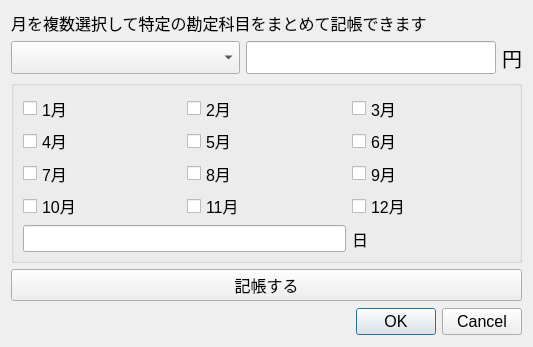
<?xml version="1.0" encoding="UTF-8"?>
<ui version="4.0">
 <class>MatometeKichoDialog</class>
 <widget class="QDialog" name="MatometeKichoDialog">
  <property name="geometry">
   <rect>
    <x>0</x>
    <y>0</y>
    <width>533</width>
    <height>347</height>
   </rect>
  </property>
  <property name="minimumSize">
   <size>
    <width>533</width>
    <height>347</height>
   </size>
  </property>
  <property name="maximumSize">
   <size>
    <width>533</width>
    <height>347</height>
   </size>
  </property>
  <property name="font">
   <font>
    <pointsize>12</pointsize>
   </font>
  </property>
  <property name="windowTitle">
   <string>月を指定して記帳する</string>
  </property>
  <layout class="QVBoxLayout" name="verticalLayout">
   <item>
    <widget class="QLabel" name="label">
     <property name="maximumSize">
      <size>
       <width>511</width>
       <height>49</height>
      </size>
     </property>
     <property name="text">
      <string>月を複数選択して特定の勘定科目をまとめて記帳できます</string>
     </property>
    </widget>
   </item>
   <item>
    <layout class="QHBoxLayout" name="horizontalLayout">
     <item>
      <widget class="QComboBox" name="kamoku_combobox">
       <property name="sizePolicy">
        <sizepolicy hsizetype="Fixed" vsizetype="Fixed">
         <horstretch>0</horstretch>
         <verstretch>0</verstretch>
        </sizepolicy>
       </property>
       <property name="maximumSize">
        <size>
         <width>1500</width>
         <height>16777215</height>
        </size>
       </property>
       <property name="font">
        <font>
         <pointsize>16</pointsize>
        </font>
       </property>
      </widget>
     </item>
     <item>
      <widget class="QLineEdit" name="input_price_line_edit">
       <property name="sizePolicy">
        <sizepolicy hsizetype="Expanding" vsizetype="Fixed">
         <horstretch>0</horstretch>
         <verstretch>0</verstretch>
        </sizepolicy>
       </property>
       <property name="maximumSize">
        <size>
         <width>250</width>
         <height>16777215</height>
        </size>
       </property>
       <property name="font">
        <font>
         <pointsize>16</pointsize>
        </font>
       </property>
      </widget>
     </item>
     <item>
      <widget class="QLabel" name="yen_label">
       <property name="sizePolicy">
        <sizepolicy hsizetype="Fixed" vsizetype="Preferred">
         <horstretch>0</horstretch>
         <verstretch>0</verstretch>
        </sizepolicy>
       </property>
       <property name="font">
        <font>
         <pointsize>15</pointsize>
        </font>
       </property>
       <property name="text">
        <string>円</string>
       </property>
       <property name="alignment">
        <set>Qt::AlignRight|Qt::AlignTrailing|Qt::AlignVCenter</set>
       </property>
      </widget>
     </item>
    </layout>
   </item>
   <item>
    <widget class="QGroupBox" name="gridGroupBox">
     <property name="alignment">
      <set>Qt::AlignLeading|Qt::AlignLeft|Qt::AlignVCenter</set>
     </property>
     <layout class="QGridLayout" name="gridLayout">
      <item row="2" column="1">
       <widget class="QCheckBox" name="month_8_checkbox">
        <property name="text">
         <string>8月</string>
        </property>
       </widget>
      </item>
      <item row="0" column="0">
       <widget class="QCheckBox" name="month_1_checkbox">
        <property name="text">
         <string>1月</string>
        </property>
       </widget>
      </item>
      <item row="1" column="0">
       <widget class="QCheckBox" name="month_4_checkbox">
        <property name="text">
         <string>4月</string>
        </property>
       </widget>
      </item>
      <item row="2" column="0">
       <widget class="QCheckBox" name="month_7_checkbox">
        <property name="text">
         <string>7月</string>
        </property>
       </widget>
      </item>
      <item row="4" column="0">
       <widget class="QCheckBox" name="month_10_checkbox">
        <property name="text">
         <string>10月</string>
        </property>
       </widget>
      </item>
      <item row="1" column="2">
       <widget class="QCheckBox" name="month_6_checkbox">
        <property name="text">
         <string>6月</string>
        </property>
       </widget>
      </item>
      <item row="0" column="1">
       <widget class="QCheckBox" name="month_2_checkbox">
        <property name="text">
         <string>2月</string>
        </property>
       </widget>
      </item>
      <item row="1" column="1">
       <widget class="QCheckBox" name="month_5_checkbox">
        <property name="text">
         <string>5月</string>
        </property>
       </widget>
      </item>
      <item row="2" column="2">
       <widget class="QCheckBox" name="month_9_checkbox">
        <property name="text">
         <string>9月</string>
        </property>
       </widget>
      </item>
      <item row="4" column="1">
       <widget class="QCheckBox" name="month_11_checkbox">
        <property name="text">
         <string>11月</string>
        </property>
       </widget>
      </item>
      <item row="0" column="2">
       <widget class="QCheckBox" name="month_3_checkbox">
        <property name="text">
         <string>3月</string>
        </property>
       </widget>
      </item>
      <item row="4" column="2">
       <widget class="QCheckBox" name="month_12_checkbox">
        <property name="text">
         <string>12月</string>
        </property>
       </widget>
      </item>
      <item row="5" column="0" colspan="2">
       <widget class="QLineEdit" name="lineEdit"/>
      </item>
      <item row="5" column="2">
       <widget class="QLabel" name="label_2">
        <property name="text">
         <string>日</string>
        </property>
       </widget>
      </item>
     </layout>
    </widget>
   </item>
   <item>
    <widget class="QPushButton" name="save_button">
     <property name="text">
      <string>記帳する</string>
     </property>
    </widget>
   </item>
   <item>
    <widget class="QDialogButtonBox" name="buttonBox">
     <property name="minimumSize">
      <size>
       <width>511</width>
       <height>29</height>
      </size>
     </property>
     <property name="orientation">
      <enum>Qt::Horizontal</enum>
     </property>
     <property name="standardButtons">
      <set>QDialogButtonBox::Cancel|QDialogButtonBox::Ok</set>
     </property>
    </widget>
   </item>
  </layout>
 </widget>
 <resources/>
 <connections>
  <connection>
   <sender>buttonBox</sender>
   <signal>accepted()</signal>
   <receiver>MatometeKichoDialog</receiver>
   <slot>accept()</slot>
   <hints>
    <hint type="sourcelabel">
     <x>248</x>
     <y>254</y>
    </hint>
    <hint type="destinationlabel">
     <x>157</x>
     <y>274</y>
    </hint>
   </hints>
  </connection>
  <connection>
   <sender>buttonBox</sender>
   <signal>rejected()</signal>
   <receiver>MatometeKichoDialog</receiver>
   <slot>reject()</slot>
   <hints>
    <hint type="sourcelabel">
     <x>316</x>
     <y>260</y>
    </hint>
    <hint type="destinationlabel">
     <x>286</x>
     <y>274</y>
    </hint>
   </hints>
  </connection>
 </connections>
</ui>
